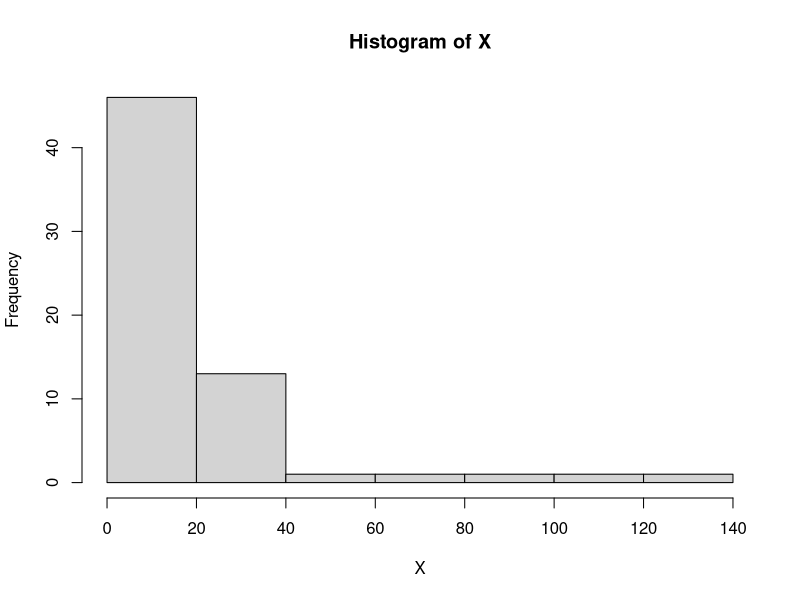
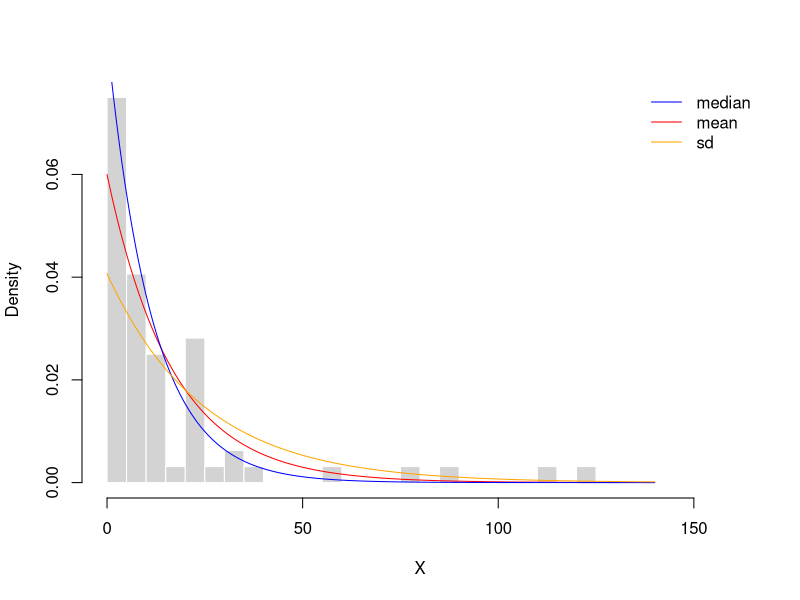

R code for these plots, in order:
#######################
## Script - Clase 10 ##
#######################

## X: Tiempo entre mensajes de whatsApp (reporte alumnos)
X = c(3,31,1,4,13,6,121,23,3,11,25,2,0,4,8,21,5,111,37,0,6,7,2,77,14,2,26,60,21,1,1,90,15,22,2,7,12,10,9,22,1,14,5,3,6,4,2,21,20,9,14,8,22,0,1,5,3,21,33,8,7,15,6,4)

## Histograma de Frecuencia
hist(X) ## Se observa un decaimineto exponecial(lambda) --> ¿lambda?

## Utilicemos la relación que existe entre medidas empiricas y teóricas
## mean(X) = E(X) = 1/lambda
## medain(X) = x50 = log(2)/lambda
## sd(X) = sqrt(Var(X)) = 1/lambda
lambda = 1/mean(X) 
hist(X, freq = F, breaks = seq(0,160,5), border = "white", main = "")
curve(dexp(x, rate = lambda), from = 0,to = 140, n = 1000, add = T, col = "red")
lambda = log(2)/median(X) 
curve(dexp(x, rate = lambda), from = 0,to = 140, n = 1000, add = T, col = "blue")
lambda = 1/sd(X) 
curve(dexp(x, rate = lambda), from = 0,to = 140, n = 1000, add = T, col = "orange")
legend("topright", c("median", "mean", "sd"), col = c("blue", "red", "orange"), 
bty = "n", lty = 1)